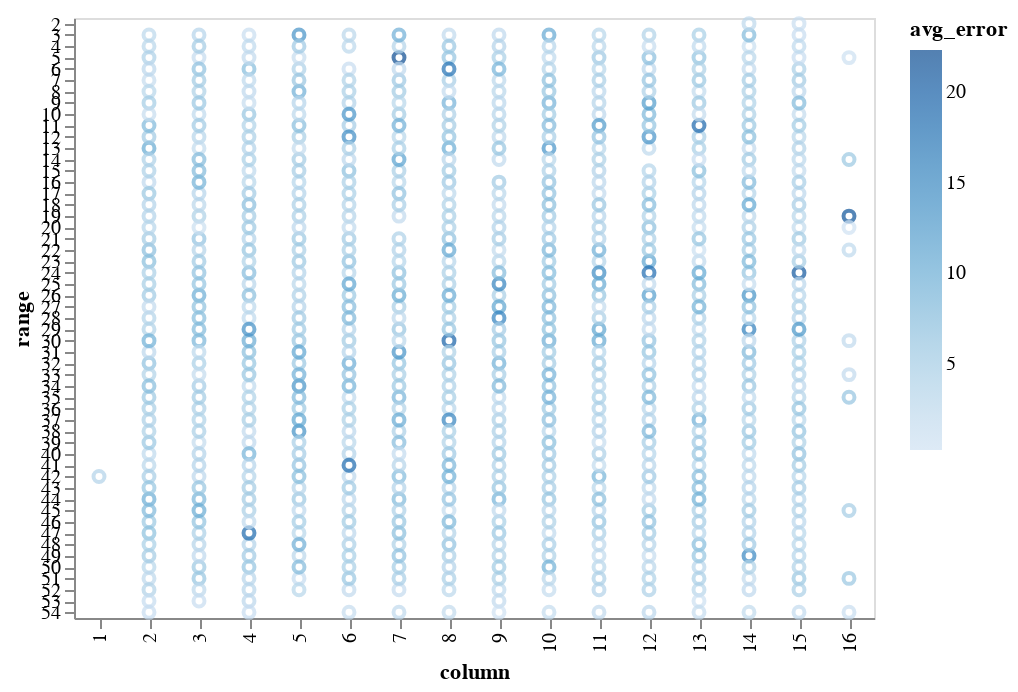

Notebook code for this chart:
### Markdown cell above
This diagram is 50% overplotted, since each cultivar is planted twice in the plot.  We are only plotting one entry per field plot unit, but there are actually 2 plants in each unit.

### Code cell
import altair as alt
alt.Chart(plotdf).mark_point().encode(
    x='column:O',
    y='range:O',
    color='avg_error',
    tooltip=[
        alt.Tooltip('cultivar:Q', title='Cultivar'),
        alt.Tooltip('avg_error:Q', title='Avg Err')
    ]
)

### Figure 1 — Vega-Lite specification as saved in the notebook (floating-point values rounded to 4 significant figures; data arrays with more than 128 entries replaced by an {"elided": "..."} marker saying what was removed)
{"$schema": "https://vega.github.io/schema/vega-lite/v2.4.3.json", "config": {"view": {"height": 300, "width": 400}}, "data": {"values": {"elided": "727 records"}}, "encoding": {"color": {"field": "avg_error", "type": "quantitative"}, "tooltip": [{"field": "cultivar", "title": "Cultivar", "type": "quantitative"}, {"field": "avg_error", "title": "Avg Err", "type": "quantitative"}], "x": {"field": "column", "type": "ordinal"}, "y": {"field": "range", "type": "ordinal"}}, "mark": "point"}
